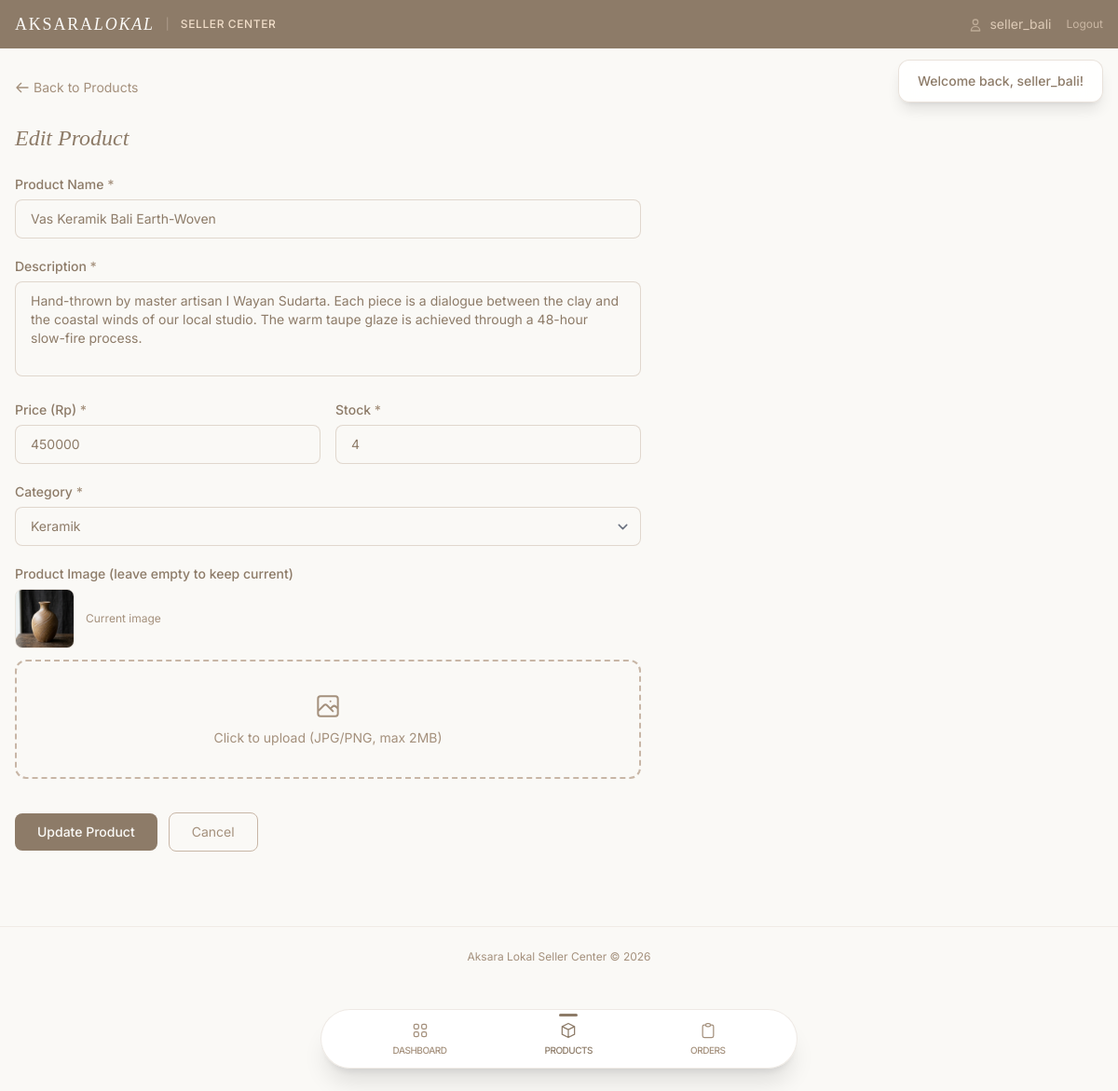
Screenshot of /public/seller_products.php?action=edit&id=1 (signed in) with the database file from the repository.
### tables this page shows
CREATE TABLE `products` (
  `id` int(10) UNSIGNED NOT NULL,
  `seller_id` int(10) UNSIGNED NOT NULL,
  `name` varchar(200) NOT NULL,
  `description` text NOT NULL,
  `price` decimal(12,2) NOT NULL,
  `stock` int(10) UNSIGNED NOT NULL DEFAULT 0,
  `category_id` int(10) UNSIGNED NOT NULL,
  `image` varchar(255) DEFAULT 'default.jpg',
  `is_active` tinyint(1) NOT NULL DEFAULT 1,
  `flash_sale_price` decimal(12,2) DEFAULT NULL,
  `flash_sale_end` datetime DEFAULT NULL,
  `created_at` datetime NOT NULL DEFAULT current_timestamp()
);

CREATE TABLE `categories` (
  `id` int(10) UNSIGNED NOT NULL,
  `name` varchar(100) NOT NULL,
  `icon_class` varchar(100) DEFAULT 'fa-box'
);

### config/database.php (called while the page is built, shortened)
<?php
class Database
{
    private static ?Database $instance = null;
    private PDO $pdo;
    private string $host = 'localhost';
    private string $dbname = 'aksara_lokal';
    private string $username = 'root';
    private string $password = '';
    private string $charset = 'utf8mb4';
    private function __construct()
    {
        $dsn = "mysql:host={$this->host};dbname={$this->dbname};charset={$this->charset}";
        $options = [
            PDO::ATTR_ERRMODE            => PDO::ERRMODE_EXCEPTION,
            PDO::ATTR_DEFAULT_FETCH_MODE => PDO::FETCH_ASSOC,
            PDO::ATTR_EMULATE_PREPARES   => false,
        ];
        try {
            $this->pdo = new PDO($dsn, $this->username, $this->password, $options);
        } catch (PDOException $e) {
            die('Database connection failed: ' . $e->getMessage());
        }
    }
    public static function getInstance(): self
    {
        if (self::$instance === null) {
            self::$instance = new self();
        }
        return self::$instance;
    }
    public function getConnection(): PDO
    {
        return $this->pdo;
    }
}

### classes/BaseModel.php (called while the page is built, shortened)
<?php
abstract class BaseModel
{
    protected PDO $db;
    protected string $table;
    public function __construct()
    {
        $this->db = Database::getInstance()->getConnection();
    }
    public function findById(int $id): ?array
    {
        $stmt = $this->db->prepare("SELECT * FROM {$this->table} WHERE id = :id LIMIT 1");
        $stmt->execute(['id' => $id]);
        $result = $stmt->fetch();
        return $result ?: null;
    }
    public function findAll(string $orderBy = 'id', string $direction = 'ASC', int $limit = 100): array
    {
        $direction = strtoupper($direction) === 'DESC' ? 'DESC' : 'ASC';
        $stmt = $this->db->prepare("SELECT * FROM {$this->table} ORDER BY {$orderBy} {$direction} LIMIT :lim");
        $stmt->bindValue(':lim', $limit, PDO::PARAM_INT);
        $stmt->execute();
        return $stmt->fetchAll();
    }
}

### config/app.php (called while the page is built, shortened)
<?php
require_once BASE_PATH . '/config/database.php';
function e(string|null $string): string
{
    return htmlspecialchars($string ?? '', ENT_QUOTES, 'UTF-8');
}

### views/seller/product_form.php (the view, shortened to what this page needs)
<?php
$isEdit = $product !== null;
?>
<div class="mb-6">
    <a href="<?= BASE_URL ?>/seller_products.php" class="text-sm text-taupe-mid hover:text-taupe-dark transition-colors no-underline inline-flex items-center gap-1">
        <svg class="w-4 h-4" fill="none" stroke="currentColor" viewBox="0 0 24 24"><path d="M10 19l-7-7m0 0l7-7m-7 7h18" stroke-linecap="round" stroke-linejoin="round" stroke-width="2"/></svg>
        Back to Products
    </a>
</div>
<div class="max-w-2xl">
    <h1 class="font-serif text-2xl text-taupe-dark italic mb-6"><?= $isEdit ? 'Edit Product' : 'Add New Product' ?></h1>
    <form method="POST" action="<?= BASE_URL ?>/seller_products.php" enctype="multipart/form-data" class="space-y-5">
        <div>
            <label class="block text-sm font-medium text-taupe-dark mb-1.5">Product Name <span class="text-taupe-mid">*</span></label>
            <input type="text" name="name" required value="<?= e($isEdit ? $product['name'] : ($_POST['name'] ?? '')) ?>"
                   class="w-full px-4 py-2.5 rounded-lg border border-taupe-light/50 bg-off-white text-sm text-taupe-dark placeholder-taupe-mid/50 focus:outline-none focus:border-taupe-mid focus:ring-1 focus:ring-taupe-mid/30"
                   placeholder="e.g. Vas Keramik Bali">
        </div>
        <div>
            <label class="block text-sm font-medium text-taupe-dark mb-1.5">Description <span class="text-taupe-mid">*</span></label>
            <textarea name="description" required rows="4"
                      class="w-full px-4 py-2.5 rounded-lg border border-taupe-light/50 bg-off-white text-sm text-taupe-dark placeholder-taupe-mid/50 focus:outline-none focus:border-taupe-mid focus:ring-1 focus:ring-taupe-mid/30 resize-none"
                      placeholder="Describe your product..."><?= e($isEdit ? $product['description'] : ($_POST['description'] ?? '')) ?></textarea>
        </div>
        <div class="grid grid-cols-2 gap-4">
            <div>
                <label class="block text-sm font-medium text-taupe-dark mb-1.5">Price (Rp) <span class="text-taupe-mid">*</span></label>
                <input type="number" name="price" required min="1000" step="1000"
                       value="<?= $isEdit ? (int)$product['price'] : ($_POST['price'] ?? '') ?>"
                       class="w-full px-4 py-2.5 rounded-lg border border-taupe-light/50 bg-off-white text-sm text-taupe-dark focus:outline-none focus:border-taupe-mid focus:ring-1 focus:ring-taupe-mid/30"
                       placeholder="450000">
            </div>
            <div>
                <label class="block text-sm font-medium text-taupe-dark mb-1.5">Stock <span class="text-taupe-mid">*</span></label>
                <input type="number" name="stock" required min="0"
                       value="<?= $isEdit ? $product['stock'] : ($_POST['stock'] ?? '') ?>"
                       class="w-full px-4 py-2.5 rounded-lg border border-taupe-light/50 bg-off-white text-sm text-taupe-dark focus:outline-none focus:border-taupe-mid focus:ring-1 focus:ring-taupe-mid/30"
                       placeholder="10">
            </div>
        </div>
        <div>
            <label class="block text-sm font-medium text-taupe-dark mb-1.5">Category <span class="text-taupe-mid">*</span></label>
            <select name="category_id" required
                    class="w-full px-4 py-2.5 rounded-lg border border-taupe-light/50 bg-off-white text-sm text-taupe-dark focus:outline-none focus:border-taupe-mid focus:ring-1 focus:ring-taupe-mid/30">
                <?php foreach ($categories as $cat): ?>
                <option value="<?= $cat['id'] ?>" <?= ($isEdit && $product['category_id'] == $cat['id']) ? 'selected' : '' ?>>
                    <?= e($cat['name']) ?>
                </option>
                <?php endforeach; ?>
            </select>
        </div>
        <div>
            <label class="block text-sm font-medium text-taupe-dark mb-1.5">
                Product Image <?= $isEdit ? '(leave empty to keep current)' : '' ?>
            </label>
            <?php if ($isEdit && $product['image'] !== 'default.jpg'): ?>
            <div class="mb-3 flex items-center gap-3">
                <img src="<?= BASE_URL ?>/assets/images/<?= e($product['image']) ?>" alt="Current" class="w-16 h-16 rounded-lg object-cover border border-taupe-light/30">
                <span class="text-xs text-taupe-mid">Current image</span>
            </div>
            <?php endif; ?>
            <div class="dnd-area" onclick="document.getElementById('product-image').click()" id="img-drop-zone">
                <p id="img-label" class="text-sm text-taupe-mid">Click to upload (JPG/PNG, max 2MB)</p>
            </div>
        </div>
        <div class="flex items-center gap-3 pt-4">
            <button type="submit" class="px-6 py-2.5 bg-taupe-dark text-off-white rounded-lg text-sm font-medium hover:bg-[#7a6a58] transition-colors">
                <?= $isEdit ? 'Update Product' : 'Create Product' ?>
            </button>
            <a href="<?= BASE_URL ?>/seller_products.php" class="px-6 py-2.5 border border-taupe-light rounded-lg text-sm text-taupe-mid hover:border-taupe-dark hover:text-taupe-dark transition-all no-underline">
                Cancel
            </a>
        </div>
    </form>
</div>

### views/seller/layout/header.php (style rules this page uses)
body { font-family: 'Inter', sans-serif; background-color: #FAF9F6; color: #4A3F35; }
h1, h2, h3 { font-family: 'Playfair Display', serif; }
.dnd-area { border: 2px dashed #C8B6A6; border-radius: 12px; padding: 32px; text-align: center; cursor: pointer; transition: border-color 0.2s, background 0.2s; }

### rows the page displays
products: name "Vas Keramik Bali Earth-Woven", description "Hand-thrown by master artisan I Wayan Sudarta. Each piece is a dialogue between the clay and the coastal winds of our local studio. The warm taupe glaze is achieved through a 48-hour slow-fire process.", price "450000", stock "4", category_id "Keramik", image (picture)

### other values shown
$user['username'] "seller_bali"
$flash['message'] "Welcome back, seller_bali!"
